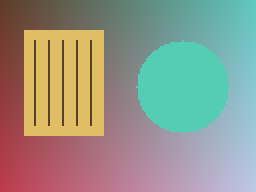
#> input picture images/sample.png, 128 x 96 px (shown 2 times larger)
$ python CannyEdgeDetection.py
#> lines starting #> are read from the running program, lines starting #| are printed output that depends on the picture; after the words box and inside, x2 and y2 are one past the last pixel; in counts of white or black regions, pixels touching at a corner belong together
import cv2
import matplotlib.pyplot as plt
from pathlib import Path


# Change Img_path to use your own image.
Img_path = str(Path(__file__).resolve().parents[1] / 'images' / 'sample.png')
img = cv2.imread(Img_path)
#> img is the input picture: shape (96, 128, 3); mean B, G, R 136.8, 149.8, 148.3

if img is None:
    raise SystemExit("Image not found! Check Img_path.")

# Calculation
gray = cv2.cvtColor(img, cv2.COLOR_BGR2GRAY)
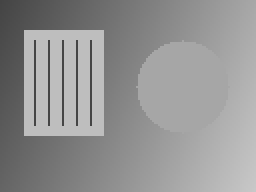
#> gray: shape (96, 128) (shown 2 times larger); min 68, max 200, mean 147.8
blurred = cv2.GaussianBlur(gray, (5, 5), 0)
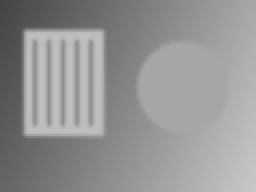
#> blurred: shape (96, 128) (shown 2 times larger); min 69, max 199, mean 147.8
low = 100
high = 200
result = cv2.Canny(blurred, low, high)
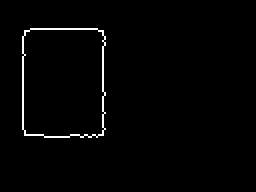
#> result: shape (96, 128) (shown 2 times larger); 1.5% white in thin lines or dots, all inside (x1, y1, x2, y2) = (11, 14, 53, 69)

# Display the results needed for this experiment.
plt.figure(figsize=(10, 4))

plt.subplot(1, 2, 1)
plt.imshow(gray, cmap="gray", vmin=0, vmax=255)
plt.title("Grayscale input")
plt.axis("off")

plt.subplot(1, 2, 2)
plt.imshow(result, cmap="gray", vmin=0, vmax=255)
plt.title('Canny Edge Detection')
plt.axis("off")

plt.tight_layout()
plt.show()
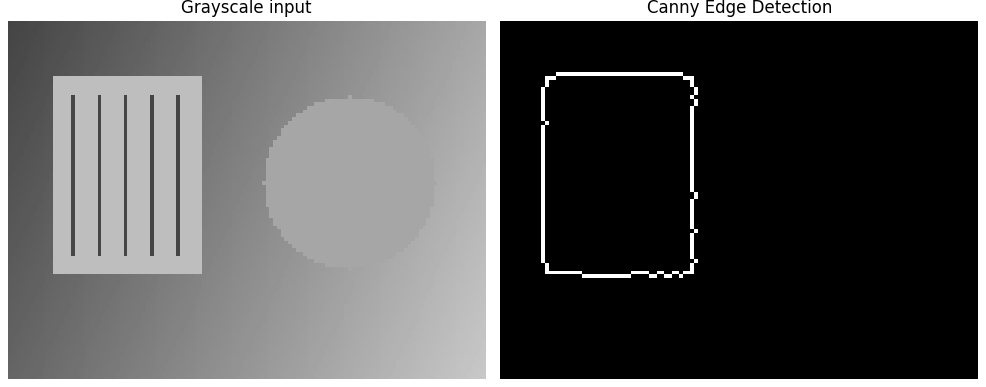
#> figure drawn by matplotlib, 2 panels
